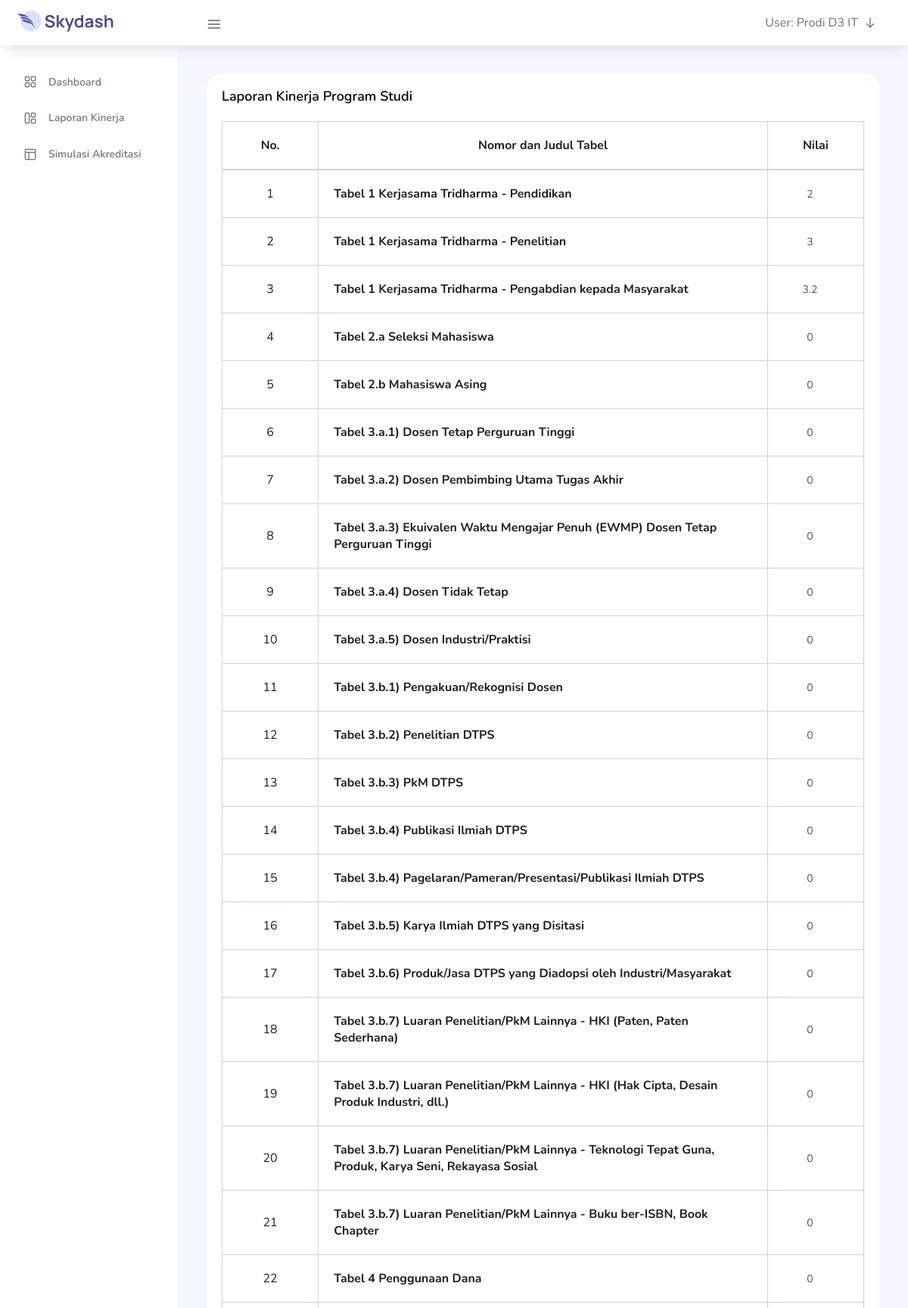
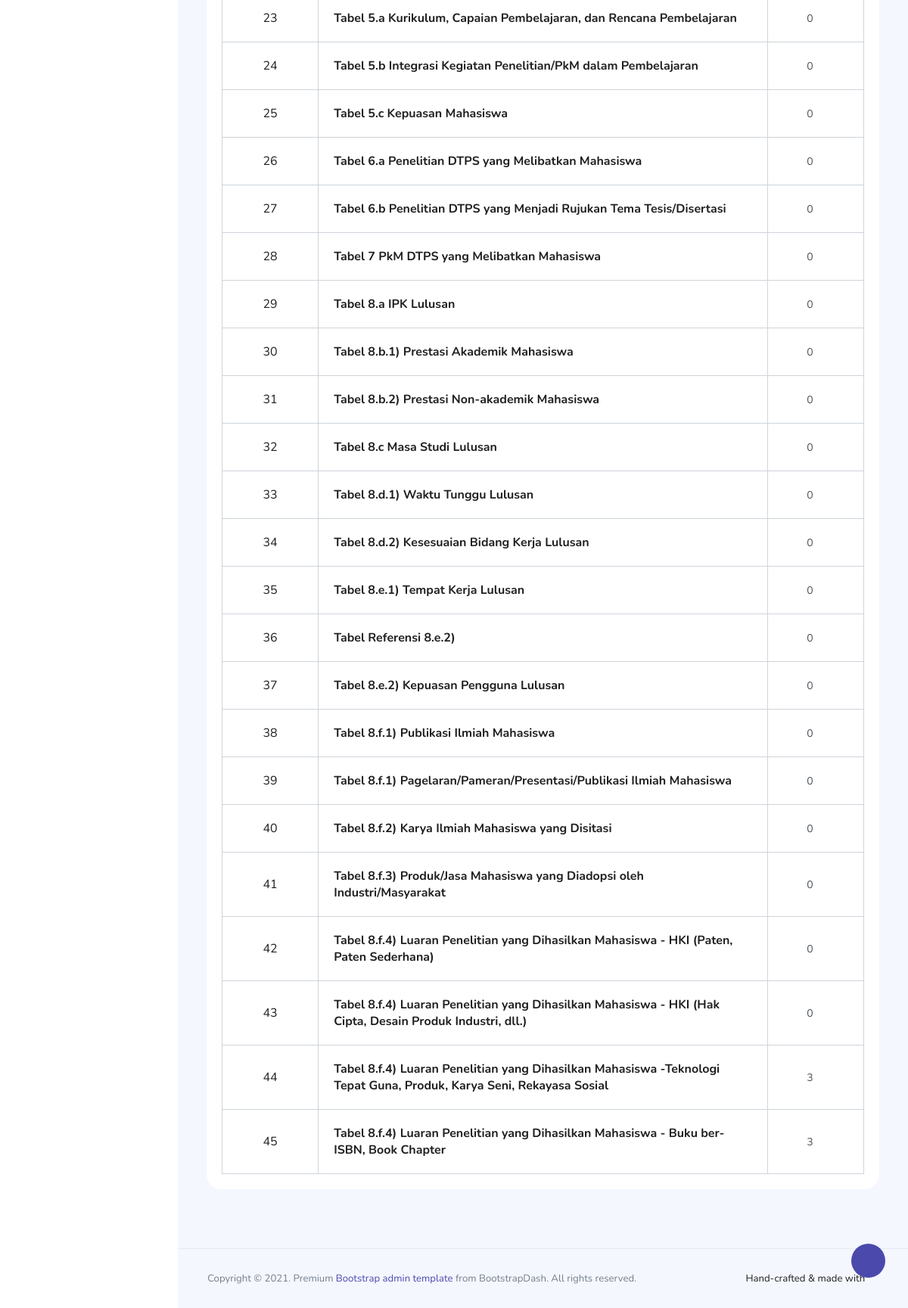
Screenshot of /pages/forms/laporan_kinerja.php (signed in) with the database file from the repository (2 pictures, top to bottom).
### tables this page shows
CREATE TABLE `laporan_kinerja` (
  `id` int(11) NOT NULL,
  `judul` text NOT NULL
);

### controllers/laporanKinerjaController.php (called while the page is built, shortened)
<?php
include_once("connection.php");
if ($_SESSION['id'] == ID_ASESOR_D3_IT)
    $users_id = ID_PRODI_D3_IT;
else
    $users_id = $_SESSION['id'];
$result = mysqli_query(
    $conn,
    "SELECT *
    FROM `nilai`
    WHERE users_id = $users_id
    "
);
function getListNilaiLaporan()
{
    global $result;
    $data = mysqli_fetch_array($result);
    if ($data['list_nilai_laporan'] != NULL) {
        $list_nilai_laporan = unserialize($data['list_nilai_laporan']);
        return $list_nilai_laporan;
    } else
        return inisialisasiListNilaiLaporan();
}

### pages/forms/laporan_kinerja.php (the view, shortened to what this page needs)
<?php
include_once("../../controllers/connection.php");
include_once("../../controllers/laporanKinerjaController.php");
if ($_SESSION['id'] == ID_ASESOR_D3_IT || $_SESSION['id'] == ID_PRODI_D3_IT) {
  $list_nilai_laporan = getListNilaiLaporan();
}
$result = mysqli_query(
  $conn,
  "SELECT *
  FROM `laporan_kinerja`
  ORDER BY id
  "
);
?>
<!DOCTYPE html>
<html lang="en">
<head>
  <link rel="stylesheet" href="../../vendors/feather/feather.css">
  <link rel="stylesheet" href="../../vendors/ti-icons/css/themify-icons.css">
  <link rel="stylesheet" href="../../vendors/css/vendor.bundle.base.css">
  <link rel="stylesheet" href="../../vendors/select2/select2.min.css">
  <link rel="stylesheet" href="../../vendors/select2-bootstrap-theme/select2-bootstrap.min.css">
  <link rel="stylesheet" href="../../css/vertical-layout-light/style.css">
</head>
<body>
  <div class="container-scroller">
    <nav class="navbar col-lg-12 col-12 p-0 fixed-top d-flex flex-row">
      <div class="text-center navbar-brand-wrapper d-flex align-items-center justify-content-center">
        <a class="navbar-brand brand-logo mr-5" href="../../index.php"><img src="../../images/logo.svg" class="mr-2" alt="logo" /></a>
      </div>
      <div class="navbar-menu-wrapper d-flex align-items-center justify-content-end">
        <button class="navbar-toggler navbar-toggler align-self-center" type="button" data-toggle="minimize">
          <span class="icon-menu"></span>
        </button>
        <ul class="navbar-nav navbar-nav-right">
          <li class="nav-item nav-profile dropdown">
            <a class="nav-link dropdown-toggle" href="#" data-toggle="dropdown" id="profileDropdown">
              <?= "User: " . $_SESSION['name'] ?>
              <i class="icon-arrow-down ml-1 mr-1 pb-1"></i>
            </a>
          </li>
        </ul>
      </div>
    </nav>
    <div class="container-fluid page-body-wrapper">
      <div class="theme-setting-wrapper">
        <div id="settings-trigger"><i class="ti-settings"></i></div>
      </div>
      <nav class="sidebar sidebar-offcanvas" id="sidebar">
        <ul class="nav">
          <li class="nav-item">
            <a class="nav-link" href="../../index.php">
              <i class="icon-grid menu-icon"></i>
              <span class="menu-title">Dashboard</span>
            </a>
          </li>
          <li class="nav-item">
            <a class="nav-link" href="../forms/laporan_kinerja.php">
              <i class="icon-content-left menu-icon"></i>
              <span class="menu-title">Laporan Kinerja</span>
            </a>
          </li>
          <li class="nav-item">
            <a class="nav-link" href="../tables/simulasi_akreditasi.php">
              <i class="icon-layout menu-icon"></i>
              <span class="menu-title">Simulasi Akreditasi</span>
            </a>
          </li>
        </ul>
      </nav>
      <div class="main-panel">
        <div class="content-wrapper">
          <div class="row">
            <div class="col-lg-12 grid-margin stretch-card">
              <div class="card">
                <div class="card-body">
                  <div class="card-title mb-0">
                    <h4>Laporan Kinerja Program Studi</h4>
                  </div>
                  <div class="table-responsive pt-3">
                    <table style="table-layout: fixed; width: 100%" class="table-bordered">
                      <thead>
                        <tr>
                          <th class="text-center">
                            No.
                          </th>
                          <th class="text-center" style="word-wrap: break-word;padding: 20px;width: 70%;">
                            Nomor dan Judul Tabel
                          </th>
                          <th class="text-center">
                            Nilai
                          </th>
                        </tr>
                      </thead>
                      <tbody>
                        <form method="POST" action="../../controllers/laporanKinerjaController.php">
                          <?php while ($data = mysqli_fetch_array($result)) { ?>
                            <tr>
                              <td class="text-center">
                                <?= $data['id'] ?>
                              </td>
                              <td style="padding: 20px;width: 70%;">
                                <b>
                                  <?= $data['judul'] ?>
                                </b>
                              </td>
                              <td class="text-center">
                                <?php if ($_SESSION['role'] == 'prodi') { ?>
                                  <input name="<?= $data['id'] ?>" value="<?= $list_nilai_laporan[$data['id'] - 1] ?>" type="number" step="0.1" class="form-control" style="border: none; text-align: center;">
                                <?php } else echo $list_nilai_laporan[$data['id'] - 1]; ?>
                              </td>
                            </tr>
                          <?php }
                          ?>
                        </form>
                      </tbody>
                    </table>
                  </div>
                </div>
              </div>
            </div>
          </div>
        </div>
        <footer class="footer">
          <div class="d-sm-flex justify-content-center justify-content-sm-between">
            <span class="text-muted text-center text-sm-left d-block d-sm-inline-block">Copyright © 2021. Premium <a href="https://www.bootstrapdash.com/" target="_blank">Bootstrap admin template</a> from BootstrapDash.
              All rights reserved.</span>
            <span class="float-none float-sm-right d-block mt-1 mt-sm-0 text-center">Hand-crafted & made with <i class="ti-heart text-danger ml-1"></i></span>
          </div>
        </footer>
      </div>
    </div>
  </div>
</body>
</html>

### rows the page displays
laporan_kinerja: id "1", judul "Tabel 1 Kerjasama Tridharma - Pendidikan", id "2"
laporan_kinerja: id "2", judul "Tabel 1 Kerjasama Tridharma - Penelitian", id "3"
laporan_kinerja: id "3", judul "Tabel 1 Kerjasama Tridharma - Pengabdian kepada Masyarakat", id "3.2"
laporan_kinerja: id "4", judul "Tabel 2.a Seleksi Mahasiswa", id "0"
laporan_kinerja: id "5", judul "Tabel 2.b Mahasiswa Asing", id "0"
laporan_kinerja: id "6", judul "Tabel 3.a.1) Dosen Tetap Perguruan Tinggi", id "0"
laporan_kinerja: id "7", judul "Tabel 3.a.2) Dosen Pembimbing Utama Tugas Akhir", id "0"
laporan_kinerja: id "8", judul "Tabel 3.a.3) Ekuivalen Waktu Mengajar Penuh (EWMP) Dosen Tetap Perguruan Tinggi", id "0"
laporan_kinerja: id "9", judul "Tabel 3.a.4) Dosen Tidak Tetap", id "0"
laporan_kinerja: id "10", judul "Tabel 3.a.5) Dosen Industri/Praktisi", id "0"
laporan_kinerja: id "11", judul "Tabel 3.b.1) Pengakuan/Rekognisi Dosen", id "0"
laporan_kinerja: id "12", judul "Tabel 3.b.2) Penelitian DTPS", id "0"
laporan_kinerja: id "13", judul "Tabel 3.b.3) PkM DTPS", id "0"
laporan_kinerja: id "14", judul "Tabel 3.b.4) Publikasi Ilmiah DTPS", id "0"
laporan_kinerja: id "15", judul "Tabel 3.b.4) Pagelaran/Pameran/Presentasi/Publikasi Ilmiah DTPS", id "0"
laporan_kinerja: id "16", judul "Tabel 3.b.5) Karya Ilmiah DTPS yang Disitasi", id "0"
laporan_kinerja: id "17", judul "Tabel 3.b.6) Produk/Jasa DTPS yang Diadopsi oleh Industri/Masyarakat", id "0"
laporan_kinerja: id "18", judul "Tabel 3.b.7) Luaran Penelitian/PkM Lainnya - HKI (Paten, Paten Sederhana)", id "0"
laporan_kinerja: id "19", judul "Tabel 3.b.7) Luaran Penelitian/PkM Lainnya - HKI (Hak Cipta, Desain Produk Industri, dll.)", id "0"
laporan_kinerja: id "20", judul "Tabel 3.b.7) Luaran Penelitian/PkM Lainnya - Teknologi Tepat Guna, Produk, Karya Seni, Rekayasa Sosial", id "0"
laporan_kinerja: id "21", judul "Tabel 3.b.7) Luaran Penelitian/PkM Lainnya - Buku ber-ISBN, Book Chapter", id "0"
laporan_kinerja: id "22", judul "Tabel 4 Penggunaan Dana", id "0"
laporan_kinerja: id "23", judul "Tabel 5.a Kurikulum, Capaian Pembelajaran, dan Rencana Pembelajaran", id "0"
laporan_kinerja: id "24", judul "Tabel 5.b Integrasi Kegiatan Penelitian/PkM dalam Pembelajaran", id "0"
laporan_kinerja: id "25", judul "Tabel 5.c Kepuasan Mahasiswa", id "0"
laporan_kinerja: id "26", judul "Tabel 6.a Penelitian DTPS yang Melibatkan Mahasiswa", id "0"
laporan_kinerja: id "27", judul "Tabel 6.b Penelitian DTPS yang Menjadi Rujukan Tema Tesis/Disertasi", id "0"
laporan_kinerja: id "28", judul "Tabel 7 PkM DTPS yang Melibatkan Mahasiswa", id "0"
laporan_kinerja: id "29", judul "Tabel 8.a IPK Lulusan", id "0"
laporan_kinerja: id "30", judul "Tabel 8.b.1) Prestasi Akademik Mahasiswa", id "0"
laporan_kinerja: id "31", judul "Tabel 8.b.2) Prestasi Non-akademik Mahasiswa", id "0"
laporan_kinerja: id "32", judul "Tabel 8.c Masa Studi Lulusan", id "0"
laporan_kinerja: id "33", judul "Tabel 8.d.1) Waktu Tunggu Lulusan", id "0"
laporan_kinerja: id "34", judul "Tabel 8.d.2) Kesesuaian Bidang Kerja Lulusan", id "0"
laporan_kinerja: id "35", judul "Tabel 8.e.1) Tempat Kerja Lulusan", id "0"
laporan_kinerja: id "36", judul "Tabel Referensi 8.e.2)", id "0"
laporan_kinerja: id "37", judul "Tabel 8.e.2) Kepuasan Pengguna Lulusan", id "0"
laporan_kinerja: id "38", judul "Tabel 8.f.1) Publikasi Ilmiah Mahasiswa", id "0"
laporan_kinerja: id "39", judul "Tabel 8.f.1) Pagelaran/Pameran/Presentasi/Publikasi Ilmiah Mahasiswa", id "0"
laporan_kinerja: id "40", judul "Tabel 8.f.2) Karya Ilmiah Mahasiswa yang Disitasi", id "0"
laporan_kinerja: id "41", judul "Tabel 8.f.3) Produk/Jasa Mahasiswa yang Diadopsi oleh Industri/Masyarakat", id "0"
laporan_kinerja: id "42", judul "Tabel 8.f.4) Luaran Penelitian yang Dihasilkan Mahasiswa - HKI (Paten, Paten Sederhana)", id "0"
laporan_kinerja: id "43", judul "Tabel 8.f.4) Luaran Penelitian yang Dihasilkan Mahasiswa - HKI (Hak Cipta, Desain Produk Industri, dll.)", id "0"
laporan_kinerja: id "44", judul "Tabel 8.f.4) Luaran Penelitian yang Dihasilkan Mahasiswa -Teknologi Tepat Guna, Produk, Karya Seni, Rekayasa Sosial", id "3"
laporan_kinerja: id "45", judul "Tabel 8.f.4) Luaran Penelitian yang Dihasilkan Mahasiswa - Buku ber-ISBN, Book Chapter", id "3"

### other values shown
$_SESSION['name'] "Prodi D3 IT"
